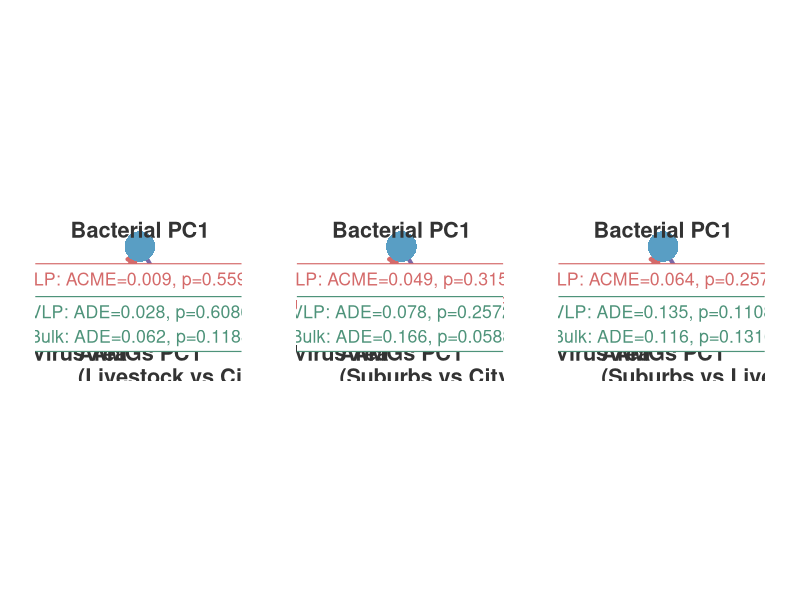
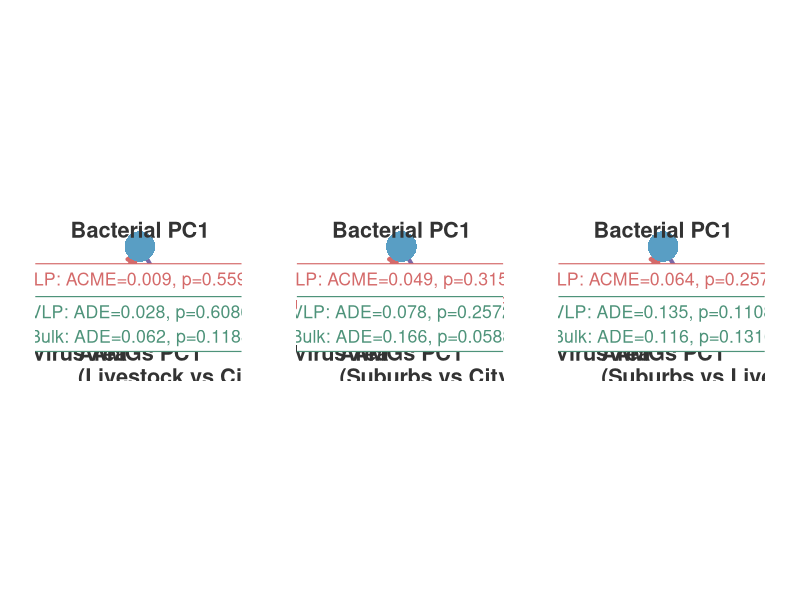

Recreate these plots in R, in order.
#!/usr/bin/env Rscript
# 3-panel horizontal: AMG mediation for 3 Area pairs
# Area → Bacteria PC1 → Virus AMG PC1, VLP + Bulk
library(ggplot2); library(patchwork)

script_path <- tryCatch(dirname(rstudioapi::getActiveDocumentContext()$path), error = function(e) NULL)
if (is.null(script_path) || script_path == "") {
  args <- commandArgs(trailingOnly = FALSE)
  file_arg <- grep("^--file=", args, value = TRUE)
  script_path <- if (length(file_arg) > 0) dirname(normalizePath(sub("^--file=", "", file_arg))) else getwd()
}
setwd(script_path)
data_dir <- file.path(script_path, "..", "data")
fig_dir  <- file.path(script_path, "..", "figures")
res_dir  <- file.path(script_path, "..", "results")

# ---- Values (Bootstrap=10000, raw p-values) ----
vals <- data.frame(
  Pair = c("Livestock vs City", "Suburbs vs City", "Suburbs vs Livestock"),
  VLP_ACME   = c(0.0086,  0.0487,  0.0637),
  VLP_ACME_p = c(0.5598,  0.3152,  0.2578),
  VLP_ADE    = c(0.0282, -0.0776, -0.1347),
  VLP_ADE_p  = c(0.6086,  0.2572,  0.1108),
  Bulk_ACME   = c(-0.0048, -0.0843, -0.0877),
  Bulk_ACME_p = c(0.6168,  0.1366,  0.2280),
  Bulk_ADE    = c(0.0623,  0.1662,  0.1160),
  Bulk_ADE_p  = c(0.1188,  0.0588,  0.1316),
  stringsAsFactors = FALSE
)

fmt_p <- function(p) { if(p<0.001) "<0.001" else sprintf("%.4f", p) }

make_triangle <- function(v) {
  treat_label <- paste0("Area\n(", v$Pair, ")")

  s <- 3.5; h <- s*sqrt(3)/2

  nodes <- data.frame(
    name  = c(treat_label, "Bacterial PC1", "Virus AMGs PC1"),
    color = c("#D46A6A", "#599EC4", "#79C36A"),
    x = c(0, s/2, s), y = c(0, h, 0),
    lx = c(-0.35, s/2, s+0.35),
    ly = c(-0.3, h+0.3, -0.3),
    lhjust = c(0,0.5,1), lvjust = c(1,0,1))

  r <- 0.33
  edges <- data.frame(
    x0=c(nodes$x[1],nodes$x[1],nodes$x[2]),
    y0=c(nodes$y[1],nodes$y[1],nodes$y[2]),
    x1=c(nodes$x[2],nodes$x[3],nodes$x[3]),
    y1=c(nodes$y[2],nodes$y[3],nodes$y[3]),
    color=c("#D46A6A","#4E937A","#7A68A6"))
  edges$dx <- edges$x1-edges$x0; edges$dy <- edges$y1-edges$y0
  edges$len <- sqrt(edges$dx^2+edges$dy^2)
  edges$x0 <- edges$x0 + r*edges$dx/edges$len
  edges$y0 <- edges$y0 + r*edges$dy/edges$len
  edges$x1 <- edges$x1 - r*edges$dx/edges$len
  edges$y1 <- edges$y1 - r*edges$dy/edges$len

  mx <- (edges$x0+edges$x1)/2; my <- (edges$y0+edges$y1)/2
  mx[1] <- mx[1] + 0.85
  my[2] <- my[2] + 0.40

  labels <- c(
    sprintf("VLP: ACME=%.3f, p=%s\nBulk: ACME=%.3f, p=%s",
            abs(v$VLP_ACME), fmt_p(v$VLP_ACME_p),
            abs(v$Bulk_ACME), fmt_p(v$Bulk_ACME_p)),
    sprintf("VLP: ADE=%.3f, p=%s\nBulk: ADE=%.3f, p=%s",
            abs(v$VLP_ADE), fmt_p(v$VLP_ADE_p),
            abs(v$Bulk_ADE), fmt_p(v$Bulk_ADE_p)),
    "")

  ggplot() +
    geom_segment(aes(x=x0,y=y0,xend=x1,yend=y1,color=color), data=edges, linewidth=1.4,
                 arrow=arrow(length=unit(0.22,"cm"),type="closed")) +
    geom_point(aes(x=x,y=y,color=color), data=nodes, size=10, shape=16) +
    geom_text(aes(x=lx,y=ly,label=name,hjust=lhjust,vjust=lvjust), data=nodes,
              size=5.5, fontface="bold", color="grey20", lineheight=0.9) +
    geom_label(data=edges[labels!="",], aes(x=mx[labels!=""], y=my[labels!=""],
              label=labels[labels!=""], color=color[labels!=""]), size=4.5, lineheight=1.15,
              fill="white", label.size=0.4, label.padding=unit(0.22,"cm"),
              fontface="plain", show.legend=FALSE) +
    scale_color_identity() +
    coord_fixed(xlim=c(-1.8,s+1.7), ylim=c(-1.5,h+0.9), expand=FALSE) +
    theme_void(base_size=11) +
    theme(plot.title=element_text(face="bold",hjust=0.5,size=15),
          plot.margin=margin(8,20,8,20),
          panel.background=element_rect(fill="white",color=NA))
}

p1 <- make_triangle(vals[1,])
p2 <- make_triangle(vals[2,])
p3 <- make_triangle(vals[3,])

combined <- p1 | p2 | p3

ggsave(file.path(fig_dir, "mediation_AMG_area_3panel.pdf"), combined, width=22, height=6, dpi=300, device=cairo_pdf)
ggsave(file.path(fig_dir, "mediation_AMG_area_3panel.png"), combined, width=22, height=6, dpi=300, type="cairo")
cat("Done: figures/mediation_AMG_area_3panel.pdf\n")
